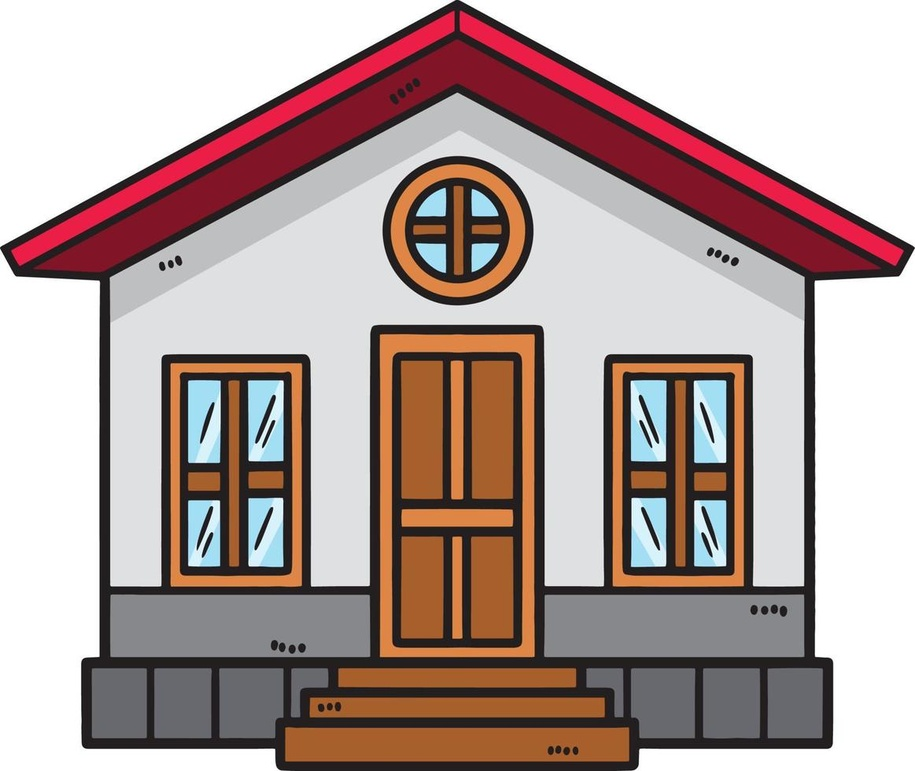
#> input picture P2/2_Enfoque/054_Ejemplo.jpg, 915 x 771 px, shrunk from 1163 x 980 before the run
$ python 054_Deteccion_Aristas_Segmentacion.py
#> lines starting #> are read from the running program, lines starting #| are printed output that depends on the picture; after the words box and inside, x2 and y2 are one past the last pixel; in counts of white or black regions, pixels touching at a corner belong together
import cv2
import numpy as np
import matplotlib.pyplot as plt
from os import system

# Cargar la imagen
imagen = cv2.imread('054_Ejemplo.jpg')
#> imagen is the input picture: shape (771, 915, 3); mean B, G, R 156.8, 160.1, 178.9
imagen_rgb = cv2.cvtColor(imagen, cv2.COLOR_BGR2RGB)  # Convertir a RGB para mostrar con Matplotlib

# Detección de aristas con el algoritmo Canny
edges = cv2.Canny(imagen, 100, 200)
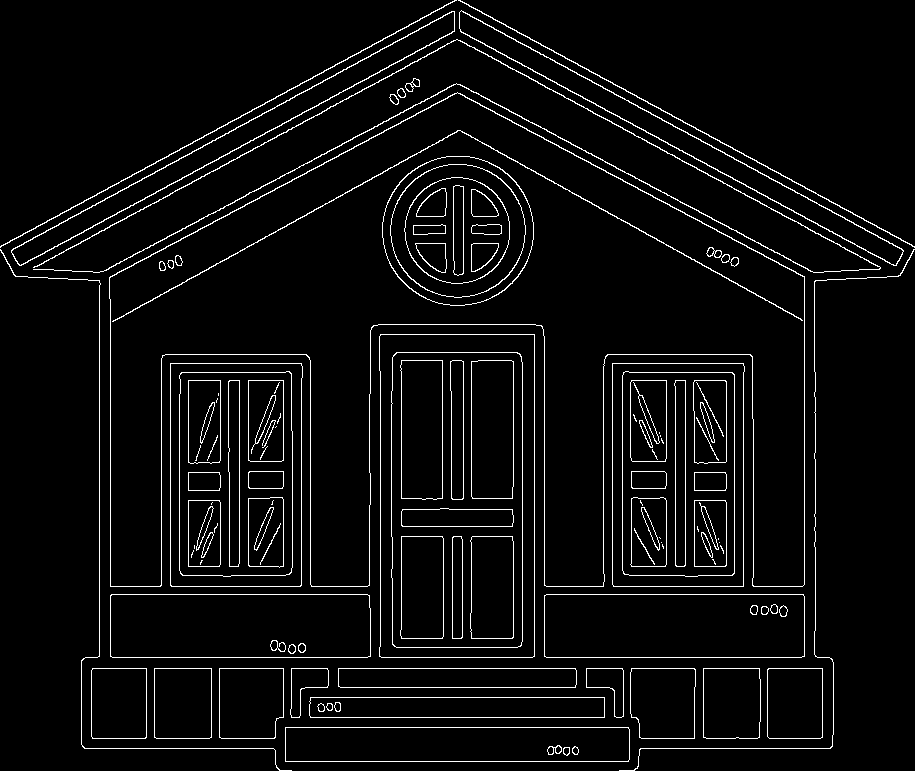
#> edges: shape (771, 915); 4.6% white in thin lines or dots

# Segmentación utilizando k-means
# Redimensionar la imagen a una lista de píxeles
pixel_values = imagen.reshape((-1, 3))
pixel_values = np.float32(pixel_values)

# Definir criterios y número de clusters
criteria = (cv2.TERM_CRITERIA_EPS + cv2.TERM_CRITERIA_MAX_ITER, 100, 0.2)
k = 3  # Número de colores (clusters)
_, labels, centers = cv2.kmeans(pixel_values, k, None, criteria, 10, cv2.KMEANS_RANDOM_CENTERS)
#> centers = [[86.08, 106.7, 165.4], [32.45, 29.65, 58.55], [240.5, 239.5, 237]]

# Convertir los centros de vuelta a uint8 y reconstruir la imagen segmentada
centers = np.uint8(centers)
#> centers = [[86, 106, 165], [32, 29, 58], [240, 239, 237]]
segmented_image = centers[labels.flatten()]
segmented_image = segmented_image.reshape(imagen.shape)
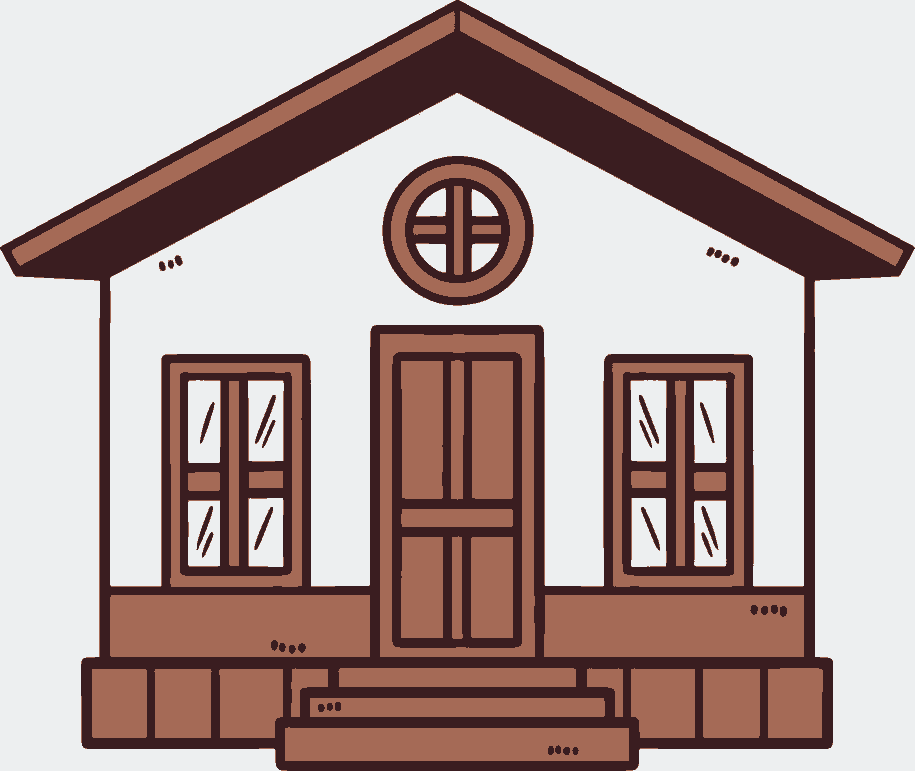
#> segmented_image: shape (771, 915, 3); mean B, G, R 156.4, 159.8, 179

# Mostrar los resultados
system('cls')
plt.figure(figsize=(12, 6))
plt.subplot(1, 3, 1)
plt.imshow(imagen_rgb)
plt.title('Imagen Original')
plt.axis('off')

plt.subplot(1, 3, 2)
plt.imshow(edges, cmap='gray')
plt.title('Detección de Aristas (Canny)')
plt.axis('off')

plt.subplot(1, 3, 3)
plt.imshow(segmented_image)
plt.title('Imagen Segmentada (k-means)')
plt.axis('off')

plt.tight_layout()
plt.show()
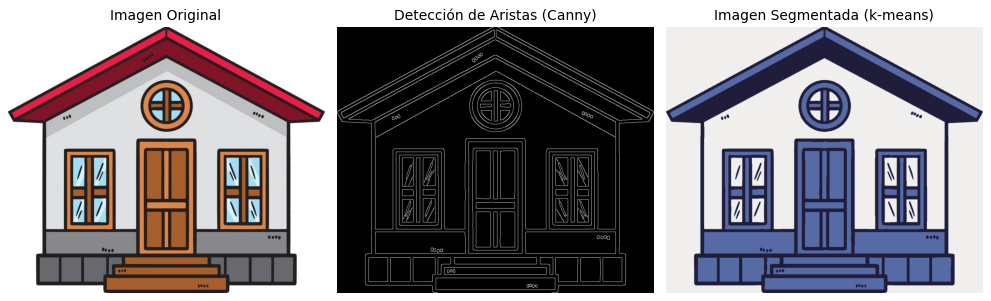
#> figure drawn by matplotlib, 3 panels; B, G, R data is drawn as R, G, B

$ run again, with P2/2_Enfoque/053_Ejemplo.jpg copied over P2/2_Enfoque/054_Ejemplo.jpg
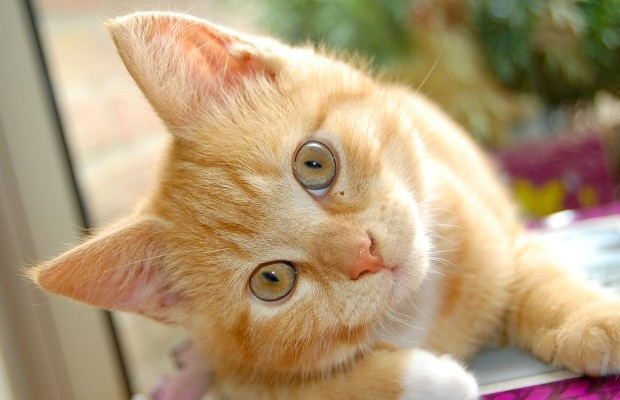
#> input picture P2/2_Enfoque/053_Ejemplo.jpg, 620 x 400 px
#> imagen is the input picture: shape (400, 620, 3); mean B, G, R 119.5, 154.4, 178.1
#> `edges = cv2.Canny(imagen, 100, 200)`:
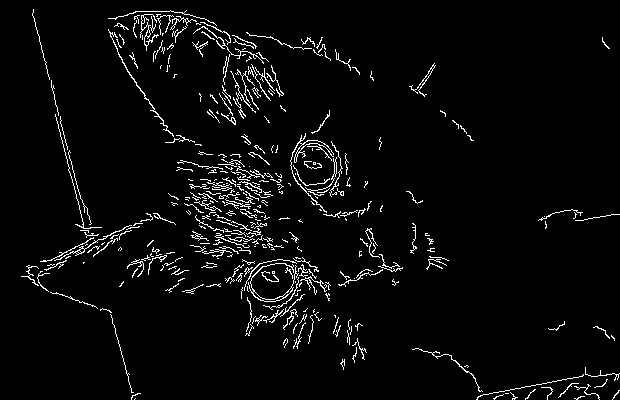
#> edges: shape (400, 620); 3.8% white in thin lines or dots
#> `_, labels, centers = cv2.kmeans(pixel_values, k, None, criteria, 10, c..`: centers = [[56.2, 92.4, 115.4], [189.3, 218.6, 236.8], [109.4, 147.5, 175.1]]
#> `centers = np.uint8(centers)`: centers = [[56, 92, 115], [189, 218, 236], [109, 147, 175]]
#> `plt.show()`:
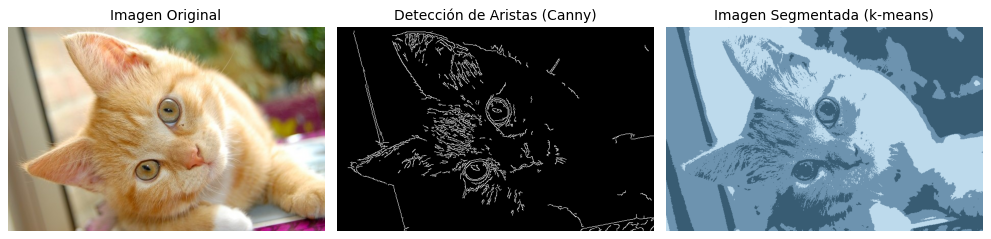
#> figure drawn by matplotlib, 3 panels; B, G, R data is drawn as R, G, B

$ run again, with P2/2_Enfoque/056_Ejemplo.jpg copied over P2/2_Enfoque/054_Ejemplo.jpg
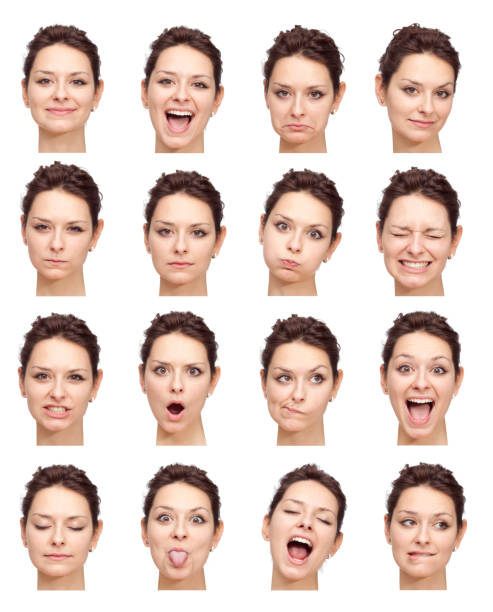
#> input picture P2/2_Enfoque/056_Ejemplo.jpg, 493 x 612 px
#> imagen is the input picture: shape (612, 493, 3); mean B, G, R 199.2, 206.8, 224.8
#> `edges = cv2.Canny(imagen, 100, 200)`:
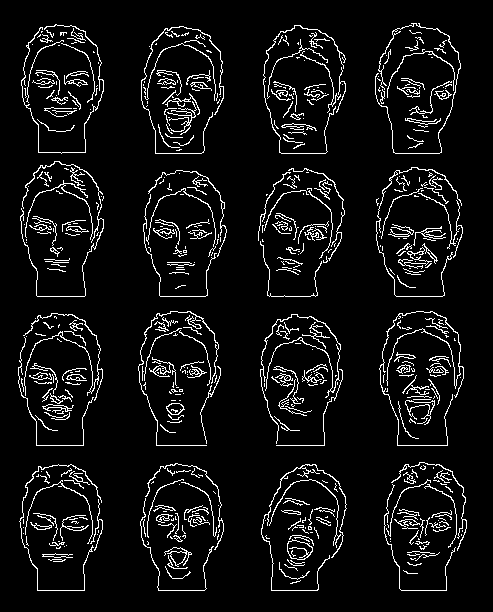
#> edges: shape (612, 493); 7% white in thin lines or dots, all inside (x1, y1, x2, y2) = (18, 23, 467, 591)
#> `_, labels, centers = cv2.kmeans(pixel_values, k, None, criteria, 10, c..`: centers = [[147.5, 169.9, 217.7], [250.3, 252, 254.7], [50.36, 54.5, 84.18]]
#> `centers = np.uint8(centers)`: centers = [[147, 169, 217], [250, 252, 254], [50, 54, 84]]
#> `plt.show()`:
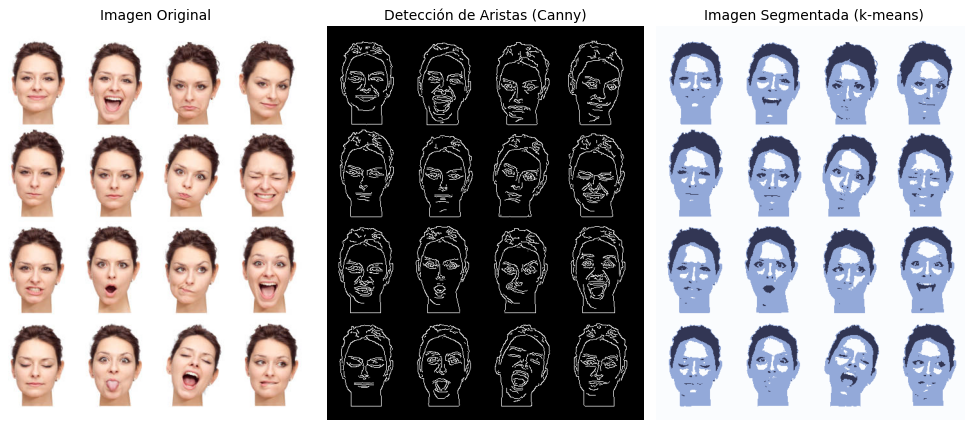
#> figure drawn by matplotlib, 3 panels; B, G, R data is drawn as R, G, B
